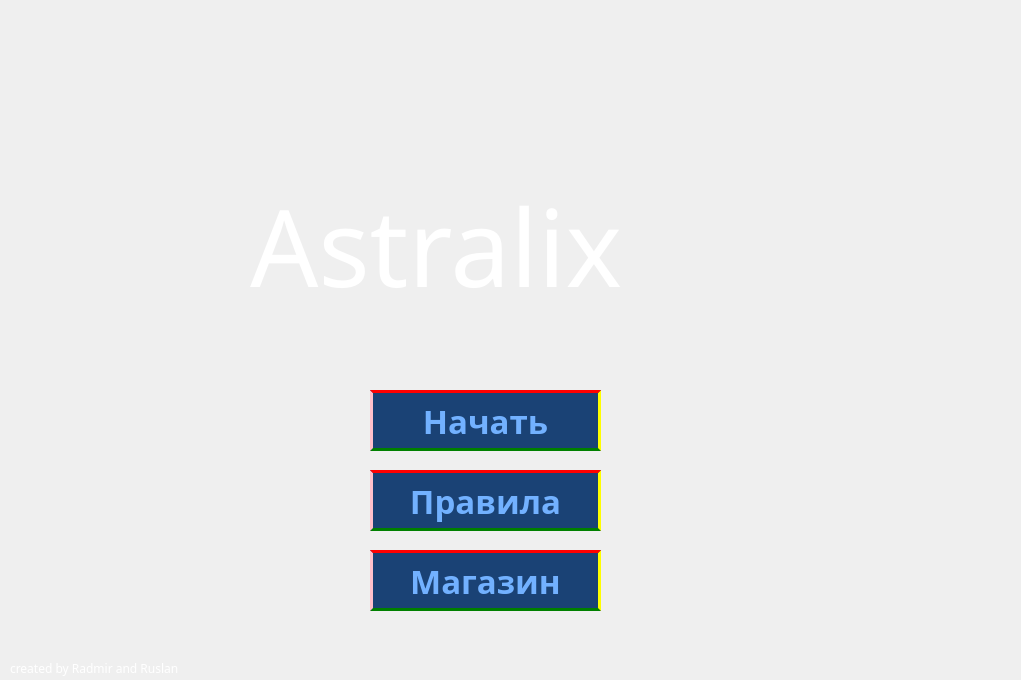
<?xml version="1.0" encoding="UTF-8"?>
<ui version="4.0">
 <class>Start_Window</class>
 <widget class="QDialog" name="Start_Window">
  <property name="geometry">
   <rect>
    <x>0</x>
    <y>0</y>
    <width>1021</width>
    <height>680</height>
   </rect>
  </property>
  <property name="windowTitle">
   <string>Dialog</string>
  </property>
  <widget class="QLabel" name="background">
   <property name="geometry">
    <rect>
     <x>0</x>
     <y>-160</y>
     <width>1331</width>
     <height>1011</height>
    </rect>
   </property>
   <property name="text">
    <string/>
   </property>
   <property name="pixmap">
    <pixmap>data/maxresdefault.jpg</pixmap>
   </property>
  </widget>
  <widget class="QLabel" name="name_of_the_game_lb">
   <property name="geometry">
    <rect>
     <x>250</x>
     <y>180</y>
     <width>521</width>
     <height>131</height>
    </rect>
   </property>
   <property name="font">
    <font>
     <family>Minecraft Seven Cyrillic (russi</family>
     <pointsize>80</pointsize>
    </font>
   </property>
   <property name="styleSheet">
    <string notr="true">color: rgb(255, 255, 255);
</string>
   </property>
   <property name="text">
    <string>Astralix</string>
   </property>
  </widget>
  <widget class="QPushButton" name="start_game_button">
   <property name="geometry">
    <rect>
     <x>370</x>
     <y>390</y>
     <width>231</width>
     <height>61</height>
    </rect>
   </property>
   <property name="font">
    <font>
     <family>Minecraft Seven Cyrillic (russi</family>
     <pointsize>25</pointsize>
     <weight>75</weight>
     <italic>false</italic>
     <bold>true</bold>
     <underline>false</underline>
    </font>
   </property>
   <property name="styleSheet">
    <string notr="true">background-color: rgb(26, 66, 117);
color: rgb(114, 177, 255);

border-radius : 50; 
border : 3px solid blue;


border-top-color : red; 
border-left-color :pink;
border-right-color :yellow;
border-bottom-color : green</string>
   </property>
   <property name="text">
    <string>Начать</string>
   </property>
  </widget>
  <widget class="QPushButton" name="rules_button">
   <property name="enabled">
    <bool>true</bool>
   </property>
   <property name="geometry">
    <rect>
     <x>370</x>
     <y>470</y>
     <width>231</width>
     <height>61</height>
    </rect>
   </property>
   <property name="font">
    <font>
     <family>Minecraft Seven Cyrillic (russi</family>
     <pointsize>25</pointsize>
     <weight>75</weight>
     <italic>false</italic>
     <bold>true</bold>
     <underline>false</underline>
    </font>
   </property>
   <property name="styleSheet">
    <string notr="true">background-color: rgb(26, 66, 117);
color: rgb(114, 177, 255);

border-radius : 50; 
border : 3px solid white;

border-top-color : red; 
border-left-color :pink;
border-right-color :yellow;
border-bottom-color : green</string>
   </property>
   <property name="text">
    <string>Правила</string>
   </property>
  </widget>
  <widget class="QLabel" name="created_by_lb">
   <property name="geometry">
    <rect>
     <x>10</x>
     <y>660</y>
     <width>201</width>
     <height>16</height>
    </rect>
   </property>
   <property name="font">
    <font>
     <family>Minecraft Seven Cyrillic (russi</family>
    </font>
   </property>
   <property name="styleSheet">
    <string notr="true">color: rgb(255, 255, 255);</string>
   </property>
   <property name="text">
    <string>created by Radmir and Ruslan</string>
   </property>
  </widget>
  <widget class="QPushButton" name="shop_button">
   <property name="geometry">
    <rect>
     <x>370</x>
     <y>550</y>
     <width>231</width>
     <height>61</height>
    </rect>
   </property>
   <property name="font">
    <font>
     <family>Minecraft Seven Cyrillic (russi</family>
     <pointsize>25</pointsize>
     <weight>75</weight>
     <italic>false</italic>
     <bold>true</bold>
     <underline>false</underline>
    </font>
   </property>
   <property name="styleSheet">
    <string notr="true">background-color: rgb(26, 66, 117);
color: rgb(114, 177, 255);

border-radius : 50; 
border : 3px solid blue;


border-top-color : red; 
border-left-color :pink;
border-right-color :yellow;
border-bottom-color : green</string>
   </property>
   <property name="text">
    <string>Магазин</string>
   </property>
  </widget>
 </widget>
 <resources/>
 <connections/>
</ui>
